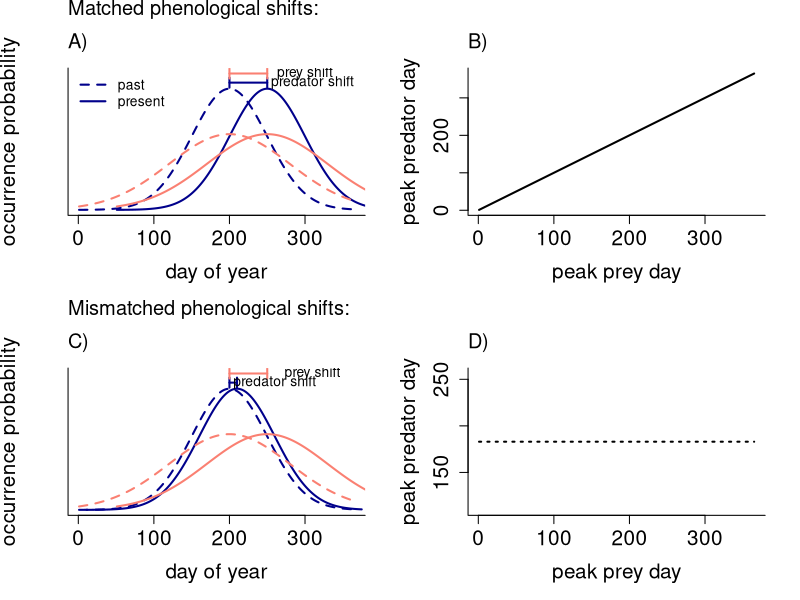
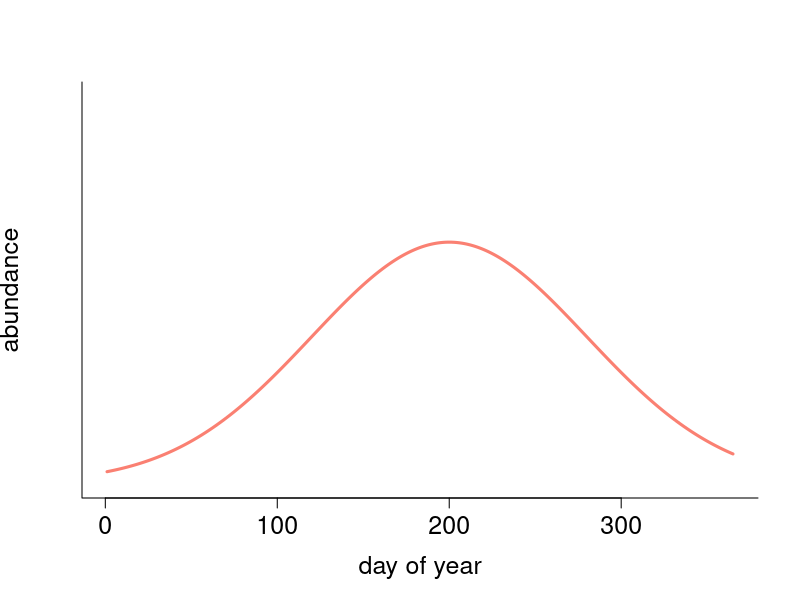

Here is the R script that generated these plots, in order: (Note: this script raises an error after producing the figures.)
#Script to make schematic figure of hypotheses tested with the SRKW work
#started October 8, 2019
#Create phenology curve for SRKWs:
meannum<-30
phenshift<-10
numshift<--5
doy<-seq(1,365,by=1)
whaledays<-dnorm(doy,mean=200,sd=50)
preydays<-dnorm(doy,mean=200,sd=80)

doy_shift<-doy+50
pdf("/Users/aileneettinger/Documents/GitHub/fishphen/analyses/figures/srkw_schematic.pdf",height=8, width=8)
#quartz(height=8,width=8)

par(mfrow=c(2,2))
plot(doy,whaledays, xlab= "day of year", ylab= "occurrence probability",xlim=c(1,365),ylim=c(0,max(whaledays)+.001),yaxt="n", type="l", col = "darkblue",lty=2, lwd=2, cex.axis=1.5, cex.lab=1.5, bty="l")

lines(doy_shift,whaledays,lty=1, lwd=2,col="darkblue")
lines(doy,preydays,lty=2, lwd=2,col="salmon")
lines(doy_shift,preydays,lty=1, lwd=2,col="salmon")
mtext("Matched phenological shifts:", side=3, line=3, adj=0, cex=1.2)
mtext("A)", side=3, line=1, adj=0, cex=1.2)

legend("topleft",legend=c("past","present"),lty=c(2,1), lwd=2, bty="n", col= "darkblue")
arrows(doy[which(whaledays==max(whaledays))],max(whaledays)+.0004,doy_shift[which(whaledays==max(whaledays))],max(whaledays)+.0004, code=3, angle=90, length=.05, lwd=2, col="darkblue")
arrows(doy[which(preydays==max(preydays))],max(whaledays)+.001,doy_shift[which(preydays==max(preydays))],max(whaledays)+.001, code=3, angle=90, length=.05, lwd=2, col="salmon")
text(doy_shift[which(whaledays==max(whaledays))]+60,max(whaledays)+.0004,"predator shift")
text(doy_shift[which(preydays==max(preydays))]+50,max(whaledays)+.001,"prey shift")

plot(doy,doy, xlab= "peak prey day", ylab= "peak predator day", type="l", lty=1, lwd=2, cex.axis=1.5, cex.lab=1.5, bty="l")
mtext("B)", side=3, line=1, adj=0, cex=1.2)

plot(doy,whaledays, xlab= "day of year", ylab= "occurrence probability",xlim=c(1,365),ylim=c(0,max(whaledays)+.001),yaxt="n", type="l", col = "darkblue",lty=2, lwd=2, cex.axis=1.5, cex.lab=1.5, bty="l")
doy_shift_mis<-doy+10
lines(doy_shift_mis,whaledays,lty=1, lwd=2,col="darkblue")
lines(doy,preydays,lty=2, lwd=2,col="salmon")
lines(doy_shift,preydays,lty=1, lwd=2,col="salmon")
mtext("Mismatched phenological shifts:", side=3, line=3, adj=0, cex=1.2)
arrows(doy[which(whaledays==max(whaledays))],max(whaledays)+.0004,doy_shift_mis[which(whaledays==max(whaledays))],max(whaledays)+.0004, code=3, angle=90, length=.05, lwd=2,col="darkblue")
arrows(doy[which(preydays==max(preydays))],max(whaledays)+.001,doy_shift[which(preydays==max(preydays))],max(whaledays)+.001, code=3, angle=90, length=.05, lwd=2, col="salmon")
text(doy_shift_mis[which(whaledays==max(whaledays))]+50,max(whaledays)+.0004,"predator shift")
text(doy_shift[which(preydays==max(preydays))]+60,max(whaledays)+.001,"prey shift")
mtext("C)", side=3, line=1, adj=0, cex=1.2)

plot(doy,rep(mean(doy),times=length(doy)), xlab= "peak prey day", ylab= "peak predator day", type="l", lty=3, lwd=2, cex.axis=1.5, cex.lab=1.5, bty="l")
mtext("D)", side=3, line=1, adj=0, cex=1.2)

dev.off()

#make a schematic of multiple salmon stocks

pdf("/Users/aileneettinger/Documents/GitHub/fishphen/analyses/figures/salmonportfolio_schematic.pdf",height=8, width=8)
#quartz(height=8,width=8)



par(mfrow=c(1,1))
plot(doy,preydays*100, xlab= "day of year", ylab= "abundance",xlim=c(1,365),ylim=c(0,100*max(whaledays)+.001),yaxt="n", type="l", col = "salmon",lty=1, lwd=3, cex.axis=1.5, cex.lab=1.5, bty="l")
stocknum<-6
stockmns<-as.integer(rnorm(stocknum,mean = 200,sd =80))
sds<-as.integer(rnorm(stocknum,mean = 40, sd = 10))
scale<-c(30,40,30,10,15,40)
cols<-c("purple","salmon", "darksalmon","gray","maroon","darkgray")
for (i in 1:stocknum){
  stockphen<-scale[i]*dnorm(doy,stockmns[i],sds[i])
  lines(doy,stockphen,lty=1, lwd=3,col=alpha(cols[i],.4))
}
dev.off()
